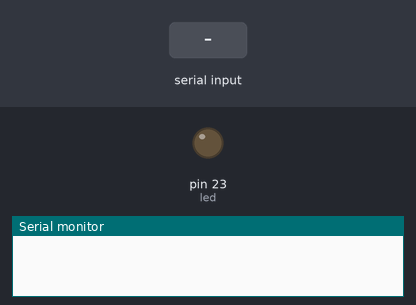
This sketch was run on a simulated Arduino Mega 2560, built with avr-gcc and run on an emulated ATmega2560. On the bench: output pins drawn as LEDs (lit = HIGH), the last lines printed to the serial monitor. Dashed ring = blinking. The test bench sets the inputs (shaded band).

Above: at 0.1 s.
At 2.2 s:
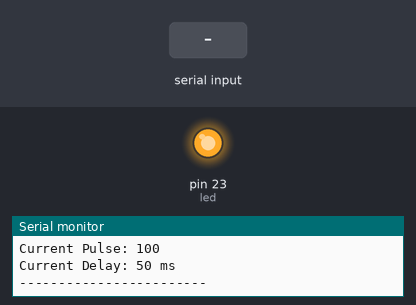
2.3 s: "G90\n" received over Serial
At 2.5 s:
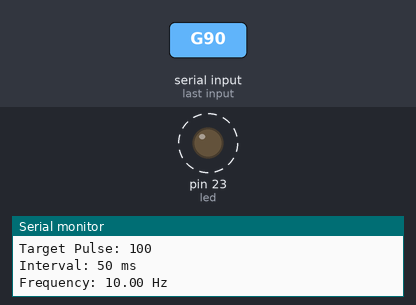
5.3 s: "P=\n" received over Serial
8.3 s: "D=\n" received over Serial
Timing chart, 0 to 17.3 s (numbered marks = the images above; inputs shaded):
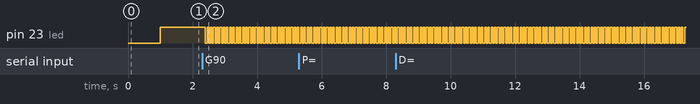

The sketch:

5Rx.ino
```cpp
#define led 23

String buffer = "";
// --- แก้จุดนี้: กำหนดค่าเริ่มต้นให้โปรแกรมมีค่าใช้งานตั้งแต่แรก ---
int pulseCount = 100;
int delayMs = 50;
// -------------------------------------------------------

bool running = false;
unsigned long lastToggle = 0;
bool state = LOW;
int counter = 0;

void setup() {
  Serial.begin(115200);
  delay(1000);
  pinMode(led, OUTPUT);
  digitalWrite(led, HIGH);

  Serial.println("\n--- System Ready ---");
  showInfo();
}

void loop() {
  handleSerial();
  generatePulse();
}

void handleSerial() {
  while (Serial.available()) {
    char c = Serial.read();

    if (c == '\r' || c == '\n') {
      if (buffer.length() > 0) {
        processCommand(buffer);
        buffer = "";
      }
    }
    else {
      char upperC = toupper(c);
      if (upperC == 'G') {
        startRun();
      } else if (upperC == '?') {
        showInfo();
      } else {
        buffer += upperC;
      }
    }
  }
}

void processCommand(String cmd) {
  cmd.trim();
  // ตรวจสอบ P=xxx
  if (cmd.startsWith("P=")) {
    String valStr = cmd.substring(2);
    int val = valStr.toInt();
    // ยอมรับค่า 0 (ต่อเนื่อง) หรือ 100-999
    if (val == 0 || (val >= 100 && val <= 999)) {
      pulseCount = val;
      Serial.print(">> Updated: pulseCount = "); Serial.println(pulseCount);
    } else {
      Serial.println(">> Error: Pulse must be 0 or 100-999");
    }
  }
  // ตรวจสอบ D=yy
  else if (cmd.startsWith("D=")) {
    String valStr = cmd.substring(2);
    int val = valStr.toInt();
    if (val >= 10 && val <= 99) {
      delayMs = val;
      Serial.print(">> Updated: delayMs = "); Serial.print(delayMs); Serial.println(" ms");
    } else {
      Serial.println(">> Error: Delay must be 10-99 ms");
    }
  }
}

void startRun() {
  if(running) {
    Serial.println("Already running...");
    return;
  }

  // ป้องกัน delayMs เป็น 0 เพื่อไม่ให้คำนวณผิดพลาด
  if (delayMs <= 0) delayMs = 50;

  running = true;
  counter = 0;
  state = LOW;
  lastToggle = millis();

  float freq = 1000.0 / (2.0 * delayMs);
  Serial.println("\n[Action: START]");
  Serial.print("Target Pulse: "); Serial.println(pulseCount == 0 ? "Continuous" : String(pulseCount));
  Serial.print("Interval: "); Serial.print(delayMs); Serial.println(" ms");
  Serial.print("Frequency: "); Serial.print(freq); Serial.println(" Hz");
}

void generatePulse() {
  if (!running) return;

  if (millis() - lastToggle >= (unsigned long)delayMs) {
    lastToggle = millis();
    state = !state;
    digitalWrite(led, state);

    if (state == HIGH) {
      counter++;
      if (pulseCount != 0 && counter >= pulseCount) {
        running = false;
        digitalWrite(led, HIGH);
        Serial.print("Done! Total pulses: "); Serial.println(counter);
      }
    }
  }
}

void showInfo() {
  Serial.println("\n===== DEVICE INFO =====");
  Serial.println("Author: Weerachot Hongkongka");
  Serial.println("Commands:");
  Serial.println("  P=xxx (e.g., P=500, P=0)");
  Serial.println("  D=yy  (e.g., D=20)");
  Serial.println("  G     (Start)");
  Serial.println("  ?     (Info)");
  Serial.println("------------------------");
  Serial.print("Current Pulse: "); Serial.println(pulseCount);
  Serial.print("Current Delay: "); Serial.print(delayMs); Serial.println(" ms");
  Serial.println("------------------------");
}
```

Measured:
- after the input at 2.3 s, pin 23 (led): alternates HIGH for 0.05 s and LOW for 0.05 s, starting after 0.10 s
